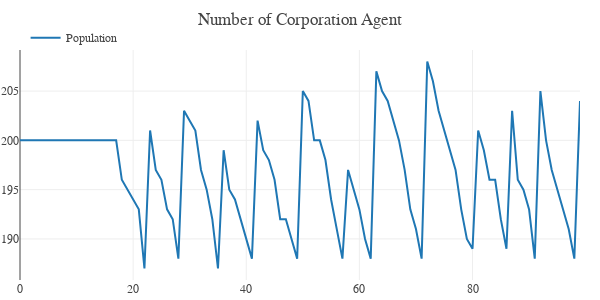

Notebook code cell kept with this figure:
### Markdown cell above
### Number of Agent during Simulation

### Code cell
def plot_agent_population(agent_position_df):

    number_of_agents_df = agent_position_df.groupby(['steps', 'agent_type'])['agent_id'].count().reset_index(name = 'Number of Agents')
    number_of_agents_corps = number_of_agents_df[number_of_agents_df['agent_type'] == 'corps']


    fig = make_subplots(rows=1, cols=1)
    temp = dict(layout=go.Layout(font=dict(family="Franklin Gothic", size = 12)))
    corps = go.Scatter(y = number_of_agents_corps['Number of Agents'], name = 'Population')

    # fig.add_trace(banks)
    fig.add_trace(corps)

    fig.update_layout(template = temp,
                    title_text = 'Number of Corporation Agent',
                    hovermode = 'closest', 
                    margin = dict(l = 20, r = 20, t = 50, b = 20),
                    height = 300, 
                    width = 600, 
                    showlegend = True, 
                    legend = dict(yanchor = "bottom", 
                                    y = 0.99,
                                    xanchor = "left",
                                    x = 0.01))

    return fig


plot_agent_population(agent_position_df)

### Figure 1 — Plotly figure (JSON) as saved in the notebook; plotly's stock layout.template omitted (floating-point values rounded to 4 significant figures)
{"data": [{"name": "Population", "type": "scatter", "y": [200, 200, 200, 200, 200, 200, 200, 200, 200, 200, 200, 200, 200, 200, 200, 200, 200, 200, 196, 195, 194, 193, 187, 201, 197, 196, 193, 192, 188, 203, 202, 201, 197, 195, 192, 187, 199, 195, 194, 192, 190, 188, 202, 199, 198, 196, 192, 192, 190, 188, 205, 204, 200, 200, 198, 194, 191, 188, 197, 195, 193, 190, 188, 207, 205, 204, 202, 200, 197, 193, 191, 188, 208, 206, 203, 201, 199, 197, 193, 190, 189, 201, 199, 196, 196, 192, 189, 203, 196, 195, 193, 188, 205, 200, 197, 195, 193, 191, 188, 204]}], "layout": {"height": 300, "hovermode": "closest", "legend": {"x": 0.01, "xanchor": "left", "y": 0.99, "yanchor": "bottom"}, "margin": {"b": 20, "l": 20, "r": 20, "t": 50}, "showlegend": true, "title": {"text": "Number of Corporation Agent"}, "width": 600, "xaxis": {"anchor": "y", "domain": [0, 1]}, "yaxis": {"anchor": "x", "domain": [0, 1]}}}
